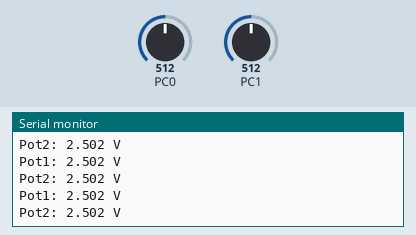
Simulated run of this program. Board: ATmega328P, built with avr-gcc and emulated at 16 MHz. On the bench: the last lines printed to the serial monitor. The inputs (shaded band) are chosen by the test bench; at power-on: PC0 = 512, PC1 = 512.

Above: at 1.2 s.
1.3 s: PC0 set to 716
At 2.0 s:
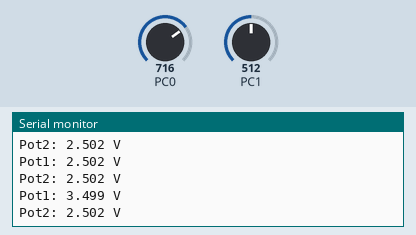
2.8 s: PC1 set to 716
At 3.6 s:
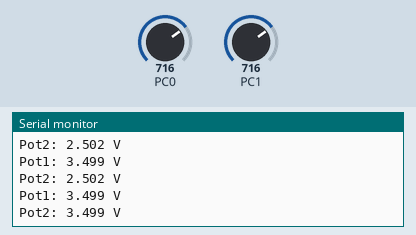
4.3 s: PC0 set to 900
At 4.7 s:
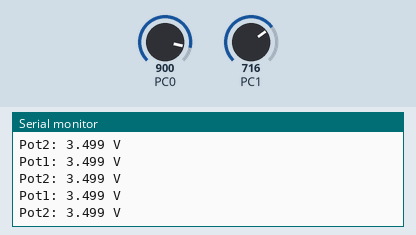
7.4 s: PC1 set to 900
At 7.9 s:
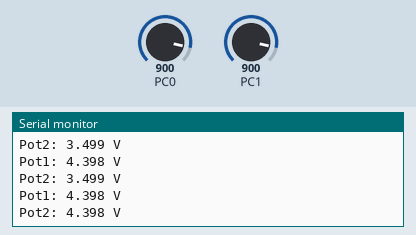
Timing chart, 0 to 9.9 s (numbered marks = the images above; inputs shaded):
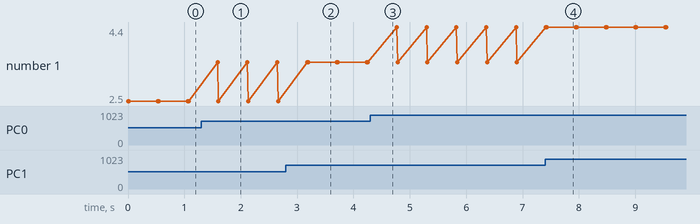

The program:

main.c
```c
/*
 * main.c  -  Nano ESCLAVO
 *
 * Lee 2 potenciometros por ADC, los convierte a voltaje (en
 * milivoltios) y manda ese voltaje por SPI (esclavo, con
 * interrupcion SPI_STC_vect) al Nano maestro, en tramas de 4 bytes:
 * [mv1_alto, mv1_bajo, mv2_alto, mv2_bajo]
 *
 * Tambien despliega el mismo voltaje por UART, para verificar en
 * una terminal aparte de la del maestro que la lectura esta bien.
 *
 * Conexiones:
 *   A0 -> potenciometro 1
 *   A1 -> potenciometro 2
 *   D13 (SCK), D12 (MISO), D11 (MOSI), D10 (SS) -> hacia el maestro
 *   GND comun con el maestro
 *   D0 (RX), D1 (TX) -> hacia la terminal (via USB del propio Nano)
 */

#define F_CPU 16000000UL

#include <avr/io.h>
#include <avr/interrupt.h>
#include <util/delay.h>
#include <stdio.h>
#include "adc.h"
#include "spi_slave.h"
#include "uart.h"

// Convierte una lectura ADC (0-1023) a milivoltios (0-5000mV),
// asumiendo referencia AVcc = 5V
uint16_t ConvertirAVoltaje(uint16_t valorADC)
{
	return ((uint32_t)valorADC * 5000) / 1023;
}

// Manda el voltaje (en mV) por UART con el formato "nombre: X.XXX V"
void MostrarVoltaje(const char *nombre, uint16_t mv)
{
	uint16_t entero = mv / 1000;
	uint16_t decimal = mv % 1000;

	char buffer[40];
	sprintf(buffer, "%s: %u.%03u V\r\n", nombre, entero, decimal);
	UART_TransmitString(buffer);
}

int main(void)
{
	ADC_Init();
	SPI_Slave_Init();
	UART_Init(9600);
	sei();   // habilita interrupciones globales (necesario para SPI_STC_vect)

	while (1)
	{
		uint16_t pot1 = ADC_Read(0);   // lectura cruda del potenciometro en A0 (0-1023)
		uint16_t pot2 = ADC_Read(1);   // lectura cruda del potenciometro en A1 (0-1023)

		uint16_t mv1 = ConvertirAVoltaje(pot1);  // 0-5000 mV
		uint16_t mv2 = ConvertirAVoltaje(pot2);  // 0-5000 mV

		// Mandamos el VOLTAJE (en milivoltios) por SPI, ya convertido.
		// mv1 y mv2 caben perfectamente en 16 bits (max 5000 < 65535),
		// asi que se sigue partiendo en byte alto / byte bajo igual
		// que antes, solo que ahora es voltaje y no el valor crudo
		SPI_Slave_ActualizarTrama(mv1 >> 8, mv1 & 0xFF, mv2 >> 8, mv2 & 0xFF);

		// Mostramos el mismo voltaje por UART para verificar
		MostrarVoltaje("Pot1", mv1);
		MostrarVoltaje("Pot2", mv2);

		_delay_ms(500);   // pequena pausa para no saturar la terminal
	}
}
```

adc.c
```c
/*
 * adc.c
 *
 * Created: 23/07/2026 17:48:29
 *  Author: ferg7
 */
#include "adc.h"

void ADC_Init(void)
{
	// Referencia = AVcc (5V), resultado ajustado a la derecha (modo por defecto)
	ADMUX = (1 << REFS0);

	// Habilitamos el ADC y fijamos el prescaler en 128
	// 16MHz / 128 = 125kHz, que cae dentro del rango recomendado (50-200kHz) para tener precision de 10 bits
	ADCSRA = (1 << ADEN) | (1 << ADPS2) | (1 << ADPS1) | (1 << ADPS0);
}

uint16_t ADC_Read(uint8_t canal)
{
	// Limpiamos los bits de canal anteriores y seleccionamos el canal que nos interesa (A0-A7)
	ADMUX = (ADMUX & 0xF0) | (canal & 0x0F);

	ADCSRA |= (1 << ADSC);              // arrancamos la conversion
	while (ADCSRA & (1 << ADSC));       // esperamos: el bit se pone en 0 solo cuando termina

	return ADC;                         // resultado de 10 bits: 0 - 1023
}
```

adc.h
```c
/*
 * adc.h
 *
 * Created: 23/07/2026 17:48:42
 *  Author: ferg7
 */


#ifndef ADC_H_
#define ADC_H_

#include <avr/io.h>

void ADC_Init(void);
uint16_t ADC_Read(uint8_t canal);

#endif
```

spi_slave.c
```c
/*
 * spi_slave.c
 *
 * Author: ferg7
 */
#include "spi_slave.h"
#include <avr/interrupt.h>

// ---------------------------------------------------------------
// Pinout SPI del ATmega328p en modo ESCLAVO (tabla "SPI Pin
// Overrides" del datasheet):
//
//   PB5 = D13 = SCK    entrada (el reloj lo controla el maestro)
//   PB4 = D12 = MISO   de direccion definida por el usuario -> salida
//                        (por aqui el esclavo contesta)
//   PB3 = D11 = MOSI   entrada (por aqui llega lo que manda el maestro)
//   PB2 = D10 = SS     entrada (el maestro la baja para seleccionarnos)
// ---------------------------------------------------------------

// Trama de 4 bytes que se va mandando: [pot1_alto, pot1_bajo, pot2_alto, pot2_bajo]
static volatile uint8_t trama[4] = {0, 0, 0, 0};
static volatile uint8_t indice = 0;

void SPI_Slave_Init(void)
{
	// Solo MISO es salida en modo esclavo; el resto las controla el maestro
	DDRB |= (1 << PB4);
	DDRB &= ~((1 << PB3) | (1 << PB5) | (1 << PB2));

	// Paso 1 del funcionamiento SPI : dejamos el primer
	// byte ya cargado en SPDR, listo para la primera vez que el
	// maestro empiece a generar el reloj.
	SPDR = trama[0];

	// --- Registro SPCR ---
	// Bit 7 - SPIE : habilita la interrupcion "se completo una
	//                transferencia de 8 bits" (se dispara cuando
	//                SPIF se pone en 1 en SPSR)
	// Bit 6 - SPE  : habilita el modulo SPI
	// (No se pone MSTR porque el modulo queda en modo ESCLAVO;
	//  CPOL=0, CPHA=0 por defecto  Modo SPI 0, igual que el maestro)
	SPCR = (1 << SPE) | (1 << SPIE);

	// sei() (interrupciones globales) se activa una sola vez en el main
}

void SPI_Slave_ActualizarTrama(uint8_t b0, uint8_t b1, uint8_t b2, uint8_t b3)
{
	// Solo actualizamos si el indice esta en 0 (recien se termino de
	// mandar la trama anterior por completo). Asi evitamos que una
	// trama se corrompa a la mitad por estar mezclando datos viejos
	// y nuevos mientras el maestro la esta leyendo.
	if (indice == 0)
	{
		trama[0] = b0;
		trama[1] = b1;
		trama[2] = b2;
		trama[3] = b3;
	}
}

// El hardware pone en 1 el bit SPIF del registro SPSR cada vez que
// termina de desplazar 8 bits completos ). Como
// tenemos SPIE=1, eso dispara automaticamente esta interrupcion.
ISR(SPI_STC_vect)
{
	indice++;
	if (indice >= 4)
	{
		indice = 0;
	}
	// Dejamos listo el siguiente byte en SPDR (Paso 1 de nuevo) para
	// que salga en la proxima transferencia que pida el maestro.
	SPDR = trama[indice];
}
```

spi_slave.h
```c
/*
 * spi_slave.h
 *
 * Libreria SPI para el Nano ESCLAVO, usando el modulo de
 * hardware del ATmega328p, con interrupcion SPI_STC_vect,
 * segun el material del curso IE3054 - Modulo MSSP SPI.
 *
 * Author: ferg7
 */
#ifndef SPI_SLAVE_H_
#define SPI_SLAVE_H_

#include <avr/io.h>

void SPI_Slave_Init(void);

// Carga una nueva trama de 4 bytes que se ira enviando al maestro,
// un byte por cada transferencia que el pida. Solo se aplica si el
// esclavo no esta a la mitad de mandar la trama anterior.
void SPI_Slave_ActualizarTrama(uint8_t b0, uint8_t b1, uint8_t b2, uint8_t b3);

#endif /* SPI_SLAVE_H_ */
```

uart.c
```c
/*
 * uart.c
 *
 * Created: 23/07/2026 17:46:22
 *  Author: ferg7
 */
// Librería recopilada de progras anteriores
#include "uart.h"
#define F_CPU 16000000UL

// En este caso la recepcion de caracteres (+ y -) no se toma como tal en esta libería.
// Este archivo solo prende el hardware del UART (incluyendo la interrupcion
// de recepcion). La logica de que hacer con cada caracter que llega vive
// en el ISR(USART_RX_vect) que esta en main.c, porque es ahi donde tiene
// sentido tener el  como tal el contador (la variable contador es parte del programa,
// no de esta libreria

void UART_Init(uint32_t baudios)
{
	// Formula estandar del datasheet para calcular el registro UBRR
	// a partir de la velocidad que queremos (baudios)
	uint16_t ubrr = (F_CPU / (16UL * baudios)) - 1;

	UBRR0H = (uint8_t)(ubrr >> 8);
	UBRR0L = (uint8_t)ubrr;

	// TXEN0  = habilita transmision
	// RXEN0  = habilita recepcion
	// RXCIE0 = habilita la interrupcion "llego un dato nuevo" (para no
	//          tener que estar preguntando todo el tiempo si hay algo)
	UCSR0B = (1 << TXEN0) | (1 << RXEN0) | (1 << RXCIE0);

	// 8 bits de datos, sin paridad, 1 bit de stop (el formato "8N1" de toda la vida)
	UCSR0C = (1 << UCSZ01) | (1 << UCSZ00);
}

void UART_TransmitChar(char c)
{
	while (!(UCSR0A & (1 << UDRE0)));  // esperamos a que el buffer de transmision este libre
	UDR0 = c;
}

void UART_TransmitString(const char *str)
{
	while (*str)
	{
		UART_TransmitChar(*str);
		str++;
	}
}
```

uart.h
```c
/*
 * uart.h
 *
 * Created: 23/07/2026 17:46:43
 *  Author: ferg7
 */


#ifndef UART_H_
#define UART_H_

#include <avr/io.h>

void UART_Init(uint32_t baudios);
void UART_TransmitChar(char c);
void UART_TransmitString(const char *str);


#endif /* UART_H_ */
```

Measured:
- after the input at 1.3 s, the serial monitor: prints a new line after 0.29 s (image 1)
- after the input at 2.8 s, the serial monitor: prints a new line after 0.39 s (image 2)
- after the input at 7.4 s, the serial monitor: prints a new line at once (image 4)
